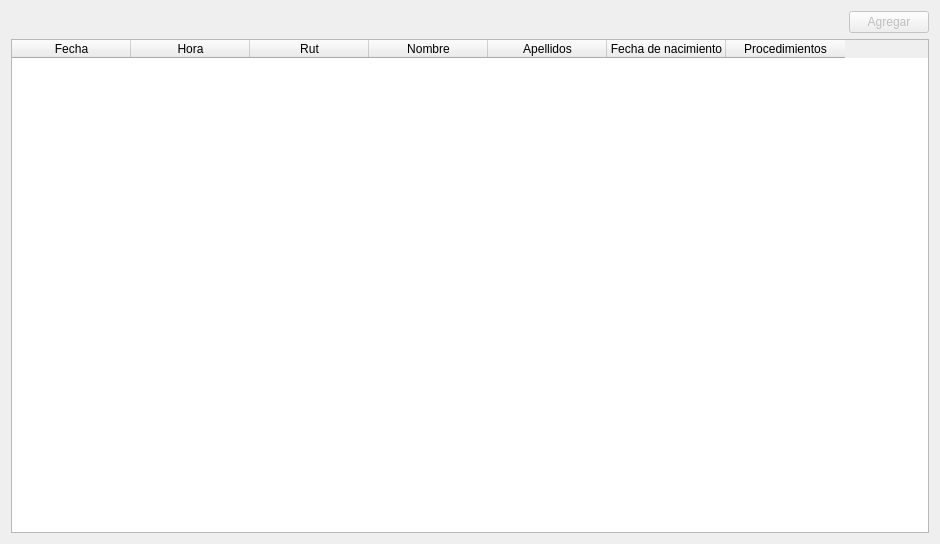
<?xml version="1.0" encoding="UTF-8"?>
<ui version="4.0">
 <class>Form</class>
 <widget class="QWidget" name="Form">
  <property name="geometry">
   <rect>
    <x>0</x>
    <y>0</y>
    <width>940</width>
    <height>544</height>
   </rect>
  </property>
  <property name="windowTitle">
   <string>Form</string>
  </property>
  <layout class="QVBoxLayout" name="verticalLayout">
   <item>
    <layout class="QHBoxLayout" name="horizontalLayout">
     <property name="topMargin">
      <number>0</number>
     </property>
     <item>
      <spacer name="horizontalSpacer">
       <property name="orientation">
        <enum>Qt::Horizontal</enum>
       </property>
       <property name="sizeHint" stdset="0">
        <size>
         <width>40</width>
         <height>20</height>
        </size>
       </property>
      </spacer>
     </item>
     <item>
      <widget class="QPushButton" name="pushButton">
       <property name="enabled">
        <bool>false</bool>
       </property>
       <property name="text">
        <string>Agregar</string>
       </property>
      </widget>
     </item>
    </layout>
   </item>
   <item>
    <widget class="QTableWidget" name="tableWidget">
     <property name="sizeAdjustPolicy">
      <enum>QAbstractScrollArea::AdjustToContents</enum>
     </property>
     <property name="textElideMode">
      <enum>Qt::ElideRight</enum>
     </property>
     <property name="gridStyle">
      <enum>Qt::SolidLine</enum>
     </property>
     <property name="sortingEnabled">
      <bool>true</bool>
     </property>
     <attribute name="horizontalHeaderVisible">
      <bool>true</bool>
     </attribute>
     <attribute name="horizontalHeaderCascadingSectionResizes">
      <bool>false</bool>
     </attribute>
     <attribute name="horizontalHeaderMinimumSectionSize">
      <number>62</number>
     </attribute>
     <attribute name="horizontalHeaderDefaultSectionSize">
      <number>119</number>
     </attribute>
     <attribute name="verticalHeaderVisible">
      <bool>false</bool>
     </attribute>
     <column>
      <property name="text">
       <string>Fecha</string>
      </property>
     </column>
     <column>
      <property name="text">
       <string>Hora</string>
      </property>
     </column>
     <column>
      <property name="text">
       <string>Rut</string>
      </property>
     </column>
     <column>
      <property name="text">
       <string>Nombre</string>
      </property>
     </column>
     <column>
      <property name="text">
       <string>Apellidos</string>
      </property>
     </column>
     <column>
      <property name="text">
       <string>Fecha de nacimiento</string>
      </property>
     </column>
     <column>
      <property name="text">
       <string>Procedimientos</string>
      </property>
     </column>
    </widget>
   </item>
  </layout>
 </widget>
 <resources/>
 <connections/>
</ui>
